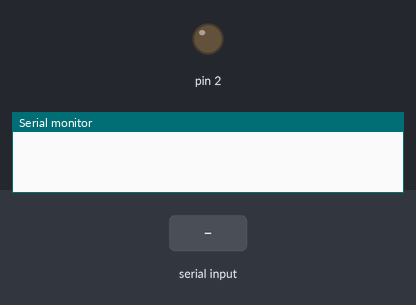
This sketch was run on a simulated Arduino Uno, built with avr-gcc and run on an emulated ATmega328P. Shown: output pins drawn as LEDs (lit = HIGH), the last lines printed to the serial monitor. Inputs (shaded band) come from the test bench.

Above: at 1.2 s.
1.3 s: "1" received over Serial
At 2.5 s:
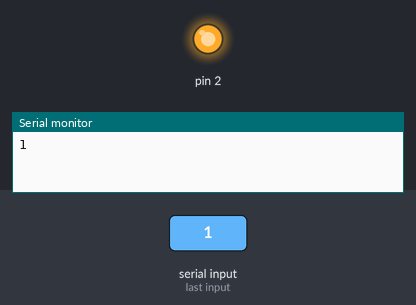
2.8 s: "0" received over Serial
At 3.9 s:
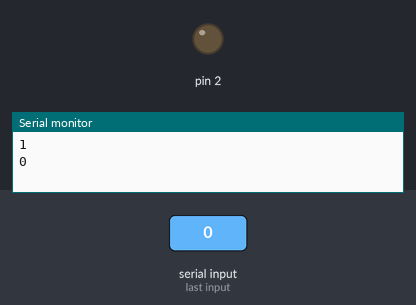
Timing chart, 0 to 5.8 s (numbered marks = the images above; inputs shaded):
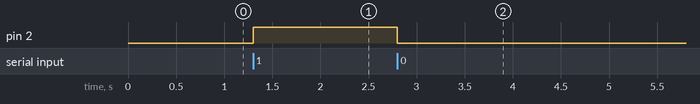

The sketch:

Arduino_tutorial_15_Ex_1.ino
```cpp
/*
 * by Dileepa Jayawardena
 * myhub.lk
 * Arduino tutorial 15 Ex 1
http://myhub.lk/a/Arduino_Tutorials_for_Beginners/video_15_bluetooth
*/
void setup() {
  Serial.begin(9600);
  pinMode(2, OUTPUT);
}

void loop() {
  if (Serial.available()) {
    char c = Serial.read();
    Serial.println(c);
    if (c == '1') {
      digitalWrite(2, HIGH);
    } else if (c == '0') {
      digitalWrite(2, LOW);
    }
  }

}
```

Measured:
- after the input at 1.3 s, pin 2: LOW → HIGH at once
- after the input at 2.8 s, pin 2: HIGH → LOW at once
